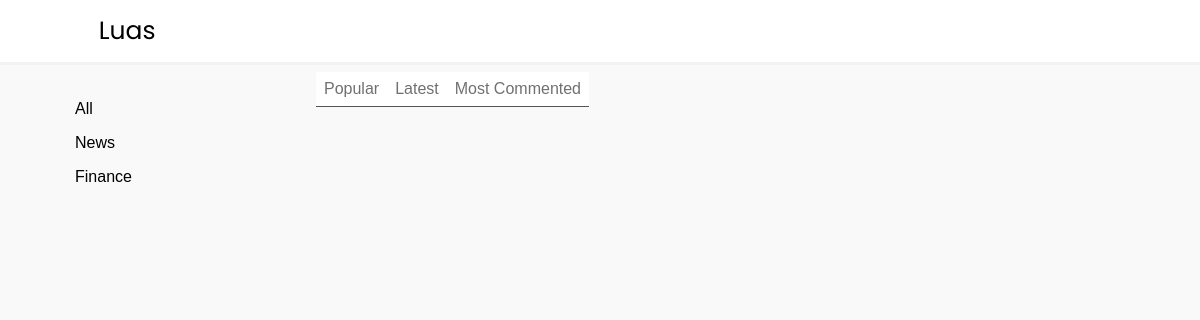
Page /finance on the earlier database version.
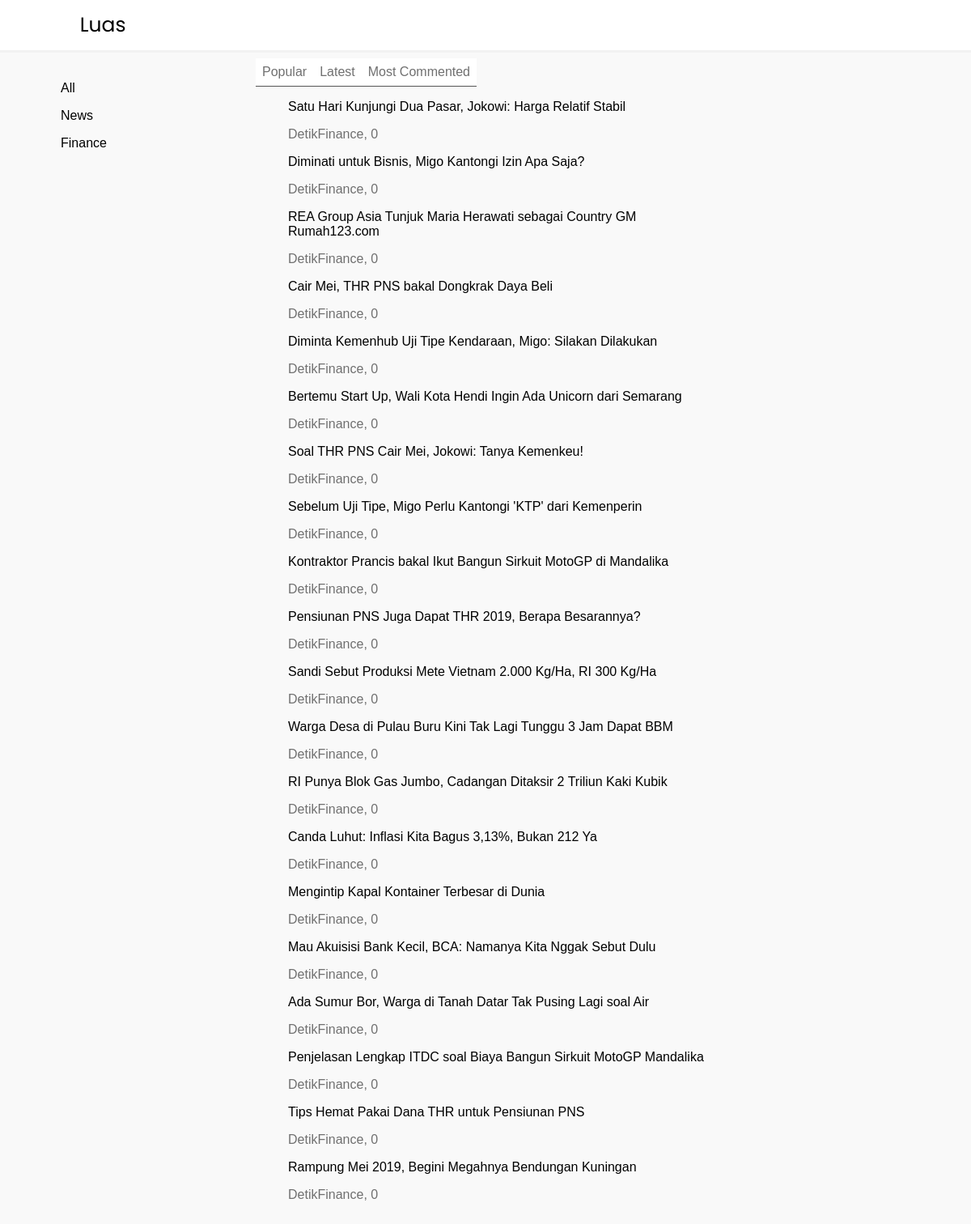
Same page on the later database version.
### mainfeed/models.py (models this page shows, shortened)
class Headline(models.Model):
    title = models.CharField(max_length=130)
    url = models.URLField()
    created_at = models.DateTimeField(default=timezone.now)
    source = models.CharField(max_length=80)
    slug = models.SlugField(max_length=200)
    hit = models.IntegerField(default=0)
    genre = models.CharField(max_length=80, blank=True)

### mainfeed/views.py (the view)
# urls.py: path('finance', views.FinanceFeedPopular.as_view(), name='finance-feed-popular'),
class FinanceFeedPopular(ListView):
        model = Headline
        context_object_name = 'headlines'
        template_name = 'mainfeed/finance.html'
        ordering = ['-hit']

### mainfeed/templates/mainfeed/finance.html
{% extends 'mainfeed/base.html' %}
{% load staticfiles %}
{% block styles %}
<link rel="stylesheet" href="{% static 'mainfeed/home.css' %}">
{% endblock %}
{% block content %}
<body>
    <ul id="top-filter">
            <li><a href="{% url 'finance-feed-popular' %}">Popular</a></li>
            <li><a href="{% url 'finance-feed-latest' %}">Latest</a></li>
            <li><a href="#">Most Commented</a></li>
    </ul>
    {% for headline in headlines %}
    {% if headline.genre == "Finance" %}
    <ol>
        <a target="_blank" href="{% url 'detail' headline.slug %}">{{headline.title}}</a>
        <p>{{headline.source}}, {{ headline.hit }}</p>
    </ol>
    {% endif %}
    {% endfor %}
</body>
{% endblock %}

### mainfeed/templates/mainfeed/base.html (shortened to what this page needs)
{% load staticfiles %}
<!DOCTYPE html>
<html>
<head>
    <link rel="stylesheet" type="text/css" href="{% static 'mainfeed/main.css' %}">
    {% block styles %}
    {% endblock %}
</head>
<body>
    <div class="main-body">
    <ul id="side-navbar">
        <li><a href="{% url 'all-feed-popular' %}">All</a></li>
        <li><a href="{% url 'news-feed-popular' %}">News</a></li>
        <li><a href="{% url 'finance-feed-popular' %}">Finance</a></li>
    </ul>
    <ul id="top-navbar">
        <li><a href="{% url 'all-feed-popular' %}">Luas</a></li>
    </ul>
    <div class="content">
        {% block content %}
        {% endblock content %}
    </div>
    </div>
</body>
</html>

### mainfeed/static/mainfeed/main.css (style rules this page uses)
body { margin: 0; background-color: #f9f9f9; font-family: 'Source Sans Pro', sans-serif; }
body a { color: black; text-decoration: none; }
body p { color: #707070; }
.content { margin-left: 25%; padding: 3.5em 16px; margin-right: 25%; }
#side-navbar { list-style-type: none; margin: 0; padding: 0; margin-top: 1em; padding-top: 5em; width: 25%; background-color: #f9f9f9; position: fixed; height: 100%; overflow: auto; margin-top: 0.75em; }
#side-navbar li a { display: block; color: #000; padding: 8px 16px; text-decoration: none; padding-left: 25%; }
#top-navbar { list-style-type: none; margin: 0; padding: 0; overflow: hidden; background-color: white; position: fixed; top: 0; width: 100%; border-bottom-color: #f2f2f2; border-bottom-style: inset; }
#top-navbar li { float: left; }
#top-navbar li a { display: block; color: black; text-align: center; padding: 12px 14px; text-decoration: none; margin-left: 100%; font-family: 'Poppins', sans-serif; font-size: 25px; }

### mainfeed/static/mainfeed/home.css (style rules this page uses)
#top-filter { list-style-type: none; margin: 0; padding: 0; margin-top: 1em; padding-bottom: 8px; overflow: hidden; background-color: white; border-bottom: 1px solid #555; padding-top: 8px; }
#top-filter li { float: left; }
#top-filter li a { color: #707070; text-align: center; padding: 7px 8px; text-decoration: none; }
ul { padding: 0; display: table; }
li { list-style-type: none; }

Differences in the rows shown:
added Headline: title "Satu Hari Kunjungi Dua Pasar, Jokowi: Harga Relatif Stabil", source "DetikFinance", hit "0"
added Headline: title "Diminati untuk Bisnis, Migo Kantongi Izin Apa Saja?", source "DetikFinance", hit "0"
added Headline: title "REA Group Asia Tunjuk Maria Herawati sebagai Country GM Rumah123.com", source "DetikFinance", hit "0"
added Headline: title "Cair Mei, THR PNS bakal Dongkrak Daya Beli", source "DetikFinance", hit "0"
added Headline: title "Diminta Kemenhub Uji Tipe Kendaraan, Migo: Silakan Dilakukan", source "DetikFinance", hit "0"
added Headline: title "Bertemu Start Up, Wali Kota Hendi Ingin Ada Unicorn dari Semarang", source "DetikFinance", hit "0"
added Headline: title "Soal THR PNS Cair Mei, Jokowi: Tanya Kemenkeu!", source "DetikFinance", hit "0"
added Headline: title "Sebelum Uji Tipe, Migo Perlu Kantongi 'KTP' dari Kemenperin", source "DetikFinance", hit "0"
added Headline: title "Kontraktor Prancis bakal Ikut Bangun Sirkuit MotoGP di Mandalika", source "DetikFinance", hit "0"
added Headline: title "Pensiunan PNS Juga Dapat THR 2019, Berapa Besarannya?", source "DetikFinance", hit "0"
added Headline: title "Sandi Sebut Produksi Mete Vietnam 2.000 Kg/Ha, RI 300 Kg/Ha", source "DetikFinance", hit "0"
added Headline: title "Warga Desa di Pulau Buru Kini Tak Lagi Tunggu 3 Jam Dapat BBM", source "DetikFinance", hit "0"
added Headline: title "RI Punya Blok Gas Jumbo, Cadangan Ditaksir 2 Triliun Kaki Kubik", source "DetikFinance", hit "0"
added Headline: title "Canda Luhut: Inflasi Kita Bagus 3,13%, Bukan 212 Ya", source "DetikFinance", hit "0"
added Headline: title "Mengintip Kapal Kontainer Terbesar di Dunia", source "DetikFinance", hit "0"
added Headline: title "Mau Akuisisi Bank Kecil, BCA: Namanya Kita Nggak Sebut Dulu", source "DetikFinance", hit "0"
added Headline: title "Ada Sumur Bor, Warga di Tanah Datar Tak Pusing Lagi soal Air", source "DetikFinance", hit "0"
added Headline: title "Penjelasan Lengkap ITDC soal Biaya Bangun Sirkuit MotoGP Mandalika", source "DetikFinance", hit "0"
added Headline: title "Tips Hemat Pakai Dana THR untuk Pensiunan PNS", source "DetikFinance", hit "0"
added Headline: title "Rampung Mei 2019, Begini Megahnya Bendungan Kuningan", source "DetikFinance", hit "0"
